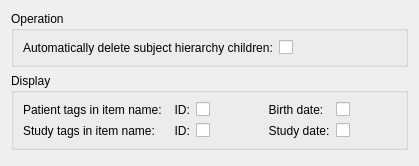
<?xml version="1.0" encoding="UTF-8"?>
<ui version="4.0">
 <class>qCjyxSubjectHierarchySettingsPanel</class>
 <widget class="ctkSettingsPanel" name="qCjyxSubjectHierarchySettingsPanel">
  <property name="geometry">
   <rect>
    <x>0</x>
    <y>0</y>
    <width>419</width>
    <height>166</height>
   </rect>
  </property>
  <property name="windowTitle">
   <string>SubjectHierarchySettingsPanel</string>
  </property>
  <layout class="QGridLayout" name="gridLayout_2">
   <item row="0" column="0">
    <widget class="QGroupBox" name="OperationGroupBox">
     <property name="title">
      <string>Operation</string>
     </property>
     <property name="flat">
      <bool>true</bool>
     </property>
     <layout class="QFormLayout" name="formLayout_2">
      <item row="0" column="0">
       <widget class="QLabel" name="AutoDeleteSubjectHierarchyChildrenEnabledLabel">
        <property name="toolTip">
         <string>Delete whole branch under the deleted item from subject hierarchy.</string>
        </property>
        <property name="text">
         <string>Automatically delete subject hierarchy children:</string>
        </property>
       </widget>
      </item>
      <item row="0" column="1">
       <widget class="QCheckBox" name="AutoDeleteSubjectHierarchyChildrenEnabledCheckBox">
        <property name="toolTip">
         <string>Automatically delete subject hierarchy children for nodes removed from the scene.</string>
        </property>
        <property name="text">
         <string/>
        </property>
       </widget>
      </item>
     </layout>
    </widget>
   </item>
   <item row="1" column="0">
    <widget class="QGroupBox" name="DisplayGroupBox">
     <property name="title">
      <string>Display</string>
     </property>
     <property name="flat">
      <bool>true</bool>
     </property>
     <layout class="QGridLayout" name="gridLayout">
      <item row="1" column="1">
       <widget class="QLabel" name="StudyIDTagLabel">
        <property name="sizePolicy">
         <sizepolicy hsizetype="Fixed" vsizetype="Preferred">
          <horstretch>0</horstretch>
          <verstretch>0</verstretch>
         </sizepolicy>
        </property>
        <property name="text">
         <string>  ID:</string>
        </property>
       </widget>
      </item>
      <item row="0" column="0">
       <widget class="QLabel" name="PatientTagsLabel">
        <property name="text">
         <string>Patient tags in item name:</string>
        </property>
       </widget>
      </item>
      <item row="0" column="4">
       <widget class="QCheckBox" name="PatientBirthDateTagCheckBox">
        <property name="text">
         <string/>
        </property>
       </widget>
      </item>
      <item row="0" column="1">
       <widget class="QLabel" name="PatientIDTagLabel">
        <property name="sizePolicy">
         <sizepolicy hsizetype="Fixed" vsizetype="Preferred">
          <horstretch>0</horstretch>
          <verstretch>0</verstretch>
         </sizepolicy>
        </property>
        <property name="text">
         <string>  ID:</string>
        </property>
       </widget>
      </item>
      <item row="1" column="0">
       <widget class="QLabel" name="StudyTagsLabel">
        <property name="text">
         <string>Study tags in item name:</string>
        </property>
       </widget>
      </item>
      <item row="1" column="4">
       <widget class="QCheckBox" name="StudyDateTagCheckBox">
        <property name="text">
         <string/>
        </property>
       </widget>
      </item>
      <item row="1" column="2">
       <widget class="QCheckBox" name="StudyIDTagCheckBox">
        <property name="text">
         <string/>
        </property>
       </widget>
      </item>
      <item row="0" column="2">
       <widget class="QCheckBox" name="PatientIDTagCheckBox">
        <property name="text">
         <string/>
        </property>
       </widget>
      </item>
      <item row="1" column="3">
       <widget class="QLabel" name="StudyDateTagLabel">
        <property name="sizePolicy">
         <sizepolicy hsizetype="Fixed" vsizetype="Preferred">
          <horstretch>0</horstretch>
          <verstretch>0</verstretch>
         </sizepolicy>
        </property>
        <property name="text">
         <string>  Study date:</string>
        </property>
       </widget>
      </item>
      <item row="0" column="3">
       <widget class="QLabel" name="PatientBirthDateTagLabel">
        <property name="sizePolicy">
         <sizepolicy hsizetype="Fixed" vsizetype="Preferred">
          <horstretch>0</horstretch>
          <verstretch>0</verstretch>
         </sizepolicy>
        </property>
        <property name="text">
         <string>  Birth date:</string>
        </property>
       </widget>
      </item>
     </layout>
    </widget>
   </item>
   <item row="2" column="0">
    <spacer name="verticalSpacer">
     <property name="orientation">
      <enum>Qt::Vertical</enum>
     </property>
     <property name="sizeHint" stdset="0">
      <size>
       <width>20</width>
       <height>40</height>
      </size>
     </property>
    </spacer>
   </item>
  </layout>
 </widget>
 <customwidgets>
  <customwidget>
   <class>ctkSettingsPanel</class>
   <extends>QWidget</extends>
   <header>ctkSettingsPanel.h</header>
   <container>1</container>
  </customwidget>
 </customwidgets>
 <resources/>
 <connections/>
</ui>
